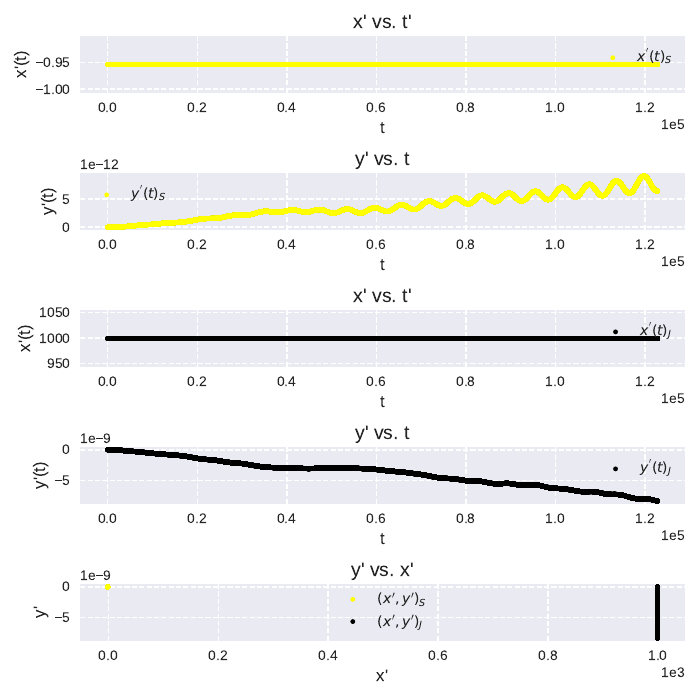

Source code (Python):
import numpy as np
import matplotlib.pyplot as plt


x_s, y_s, x_j, y_j, t = np.genfromtxt('data.txt', unpack=True, usecols=(0, 1, 2, 3, 4)) #Se extraen los datos.

plt.style.use('seaborn-v0_8')

fig, axes = plt.subplots(5,1,figsize=(7, 7))




axes[0].plot(t, x_s, '.', color='yellow', label=r"$x^{'}(t)_{S}$")
axes[1].plot(t, y_s, '.', color='yellow', label=r"$y^{'}(t)_{S}$")
axes[2].plot(t, x_j, '.', color='black', label=r"$x^{'}(t)_{J}$")
axes[3].plot(t, y_j, '.', color='black', label=r"$y^{'}(t)_{J}$")

axes[4].plot(x_s, y_s, ".", color="yellow", label=r"$(x',y')_{S}$")
axes[4].plot(x_j, y_j, ".", color="black", label=r"$(x',y')_{J}$")





# Se ajustan demás detalles del gráfico.

for i in [0,2]:
    axes[i].set_xlabel('t', fontsize=12)
    axes[i].set_ylabel('x\'(t)', fontsize=12)
    axes[i].legend(loc='upper right')
    axes[i].grid(True, linestyle='--')
    axes[i].set_title("x' vs. t'", fontsize=14)
    axes[i].ticklabel_format(style='sci', axis='x', scilimits=(0,0))

for i in [1,3]:
    axes[i].set_xlabel('t', fontsize=12)
    axes[i].set_ylabel('y\'(t)', fontsize=12)
    axes[i].legend()
    axes[i].grid(True, linestyle='--')
    axes[i].set_title("y' vs. t", fontsize=14)
    axes[i].ticklabel_format(style='sci', axis='x', scilimits=(0,0))

axes[4].set_xlabel("x'", fontsize=12)
axes[4].set_ylabel("y'", fontsize=12)
axes[4].legend(loc='center')
axes[4].grid(True, linestyle='--')
axes[4].set_title("y' vs. x'", fontsize=14)
axes[4].ticklabel_format(style='sci', axis='x', scilimits=(0,0))



plt.tight_layout()
fig.savefig('plot.pdf')
